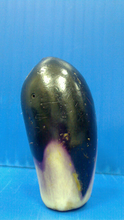
%> input picture Hw3/Image/WormHole_1H.tif, 124 x 220 px, shrunk from 540 x 960 before the run
$ octave Hw3.m   (GNU Octave 9; MATLAB toolbox functions it lacks are replaced by stand-ins)
%> lines starting %> are read from the running program, lines starting %| are printed output that depends on the picture; in (x1, y1, x2, y2) boxes, pixels count from 0 and x2, y2 are one past the last pixel; in counts of white or black regions, pixels touching at a corner belong together; the program's own positions count from 1
img = imread('Image\WormHole_1H.tif');
%> img is the input picture: size 220x124x3 uint8; mean R, G, B 68.9, 142.2, 184.8
img = rgb2gray(img);
%> img: size 220x124 uint8
img = double(img);
%> img: size 220x124 double
% Laplacian
kernel = [0,1,0;1,-4,1;0,1,0];
[l,o] = size(kernel);
img_pad = padarray(img,[1 1],'both');
[x,y] = size(img);
%> x = 220; y = 124
lf = zeros(x,y);
for i = 1:x
    for j = 1:y
        result = 0;
        for m = 1:l
            for n = 1:o
                con = double(kernel(m,n)).*double(img_pad(m+i-1,n+j-1));
                result = result + con;
            end
        end
        lf(i,j) = double(result);
    end
end
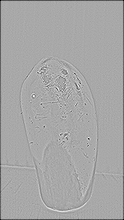
%> lf: size 220x124 double; min -339, max 174, mean -3.7; drawn with min black and max white
img_edge = double(img - lf);
figure('Name','img_edge1')
imshow(img_edge)
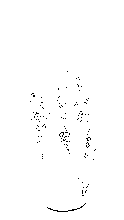
%> displayed picture: size 220x124, on the screen's scale of 0 to 255; 99.2% white; black in thin lines or dots, all inside (x1, y1, x2, y2) = (30, 71, 96, 212)
figure('Name','WormHole_1H')
imshowpair(img_edge,img,'montage')
axis off
sobel = edge(img_edge,'Sobel');
%> sobel: size 220x124 logical; 4.7% white in thin lines or dots
[centers, radii] = imfindcircles(sobel,[5 13]);
%> centers = [64.8 137.7; 59.34 79.95; 71.04 194.6]; radii = [5.71; 8.77; 12.83]
viscircles(centers, radii,'Color','b');
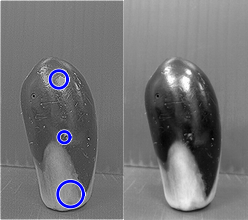
%> figure redrawn from the program's plot data

%=========================================================================%
img = imread('Image\WormHole_2H.tif');
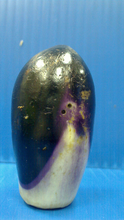
%> input picture Hw3/Image/WormHole_2H.tif, 124 x 220 px, shrunk from 540 x 960 before the run
%> img is the input picture: size 220x124x3 uint8; mean R, G, B 81.1, 132.4, 165.2
img = rgb2gray(img);
%> img: size 220x124 uint8
img = double(img);
%> img: size 220x124 double
% Laplacian
kernel = [0,1,0;1,-4,1;0,1,0];
[l,o] = size(kernel);
img_pad = padarray(img,[1 1],'both');
[x,y] = size(img);
lf = zeros(x,y);
for i = 1:x
    for j = 1:y
        result = 0;
        for m = 1:l
            for n = 1:o
                con = double(kernel(m,n)).*double(img_pad(m+i-1,n+j-1));
                result = result + con;
            end
        end
        lf(i,j) = double(result);
    end
end
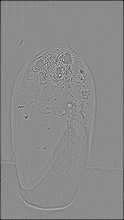
%> lf: size 220x124 double; min -374, max 304, mean -3.7; drawn with min black and max white
img_edge = double(img - lf);
figure('Name','img_edge2')
imshow(img_edge)
figure('Name','WormHole_2H')
imshowpair(img_edge,img,'montage')
axis off
sobel = edge(img_edge,'Sobel');
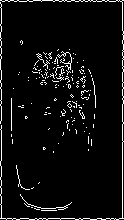
%> sobel: size 220x124 logical; 5.3% white in thin lines or dots
[centers, radii] = imfindcircles(sobel,[5 13]);
%> centers = [62.13 202.9; 90.19 141.6; 62.4 67.46; 83.05 88.11; 25.56 178.2]; radii = [8.4; 5.33; 11.48; 8.79; 10.05]
viscircles(centers, radii,'Color','b');
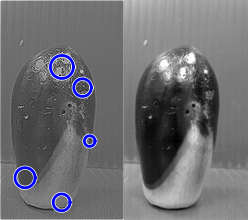
%> figure redrawn from the program's plot data
